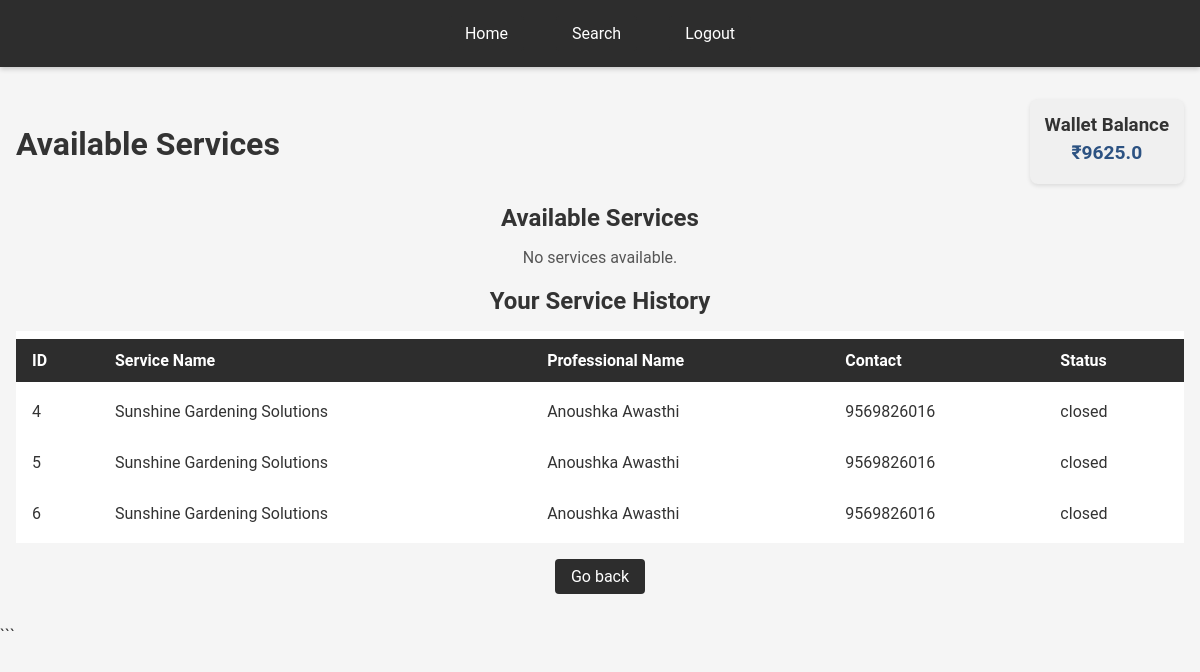
Page /customer_dashboard/7/Plumbing on the committed database.
### application/models.py (models this page shows)
class Wallet(db.Model):
    __tablename__ = 'wallet'
    id = db.Column(db.Integer, primary_key=True)
    user_id = db.Column(db.Integer, db.ForeignKey('users.id'), nullable=False, unique=True)
    balance = db.Column(db.Float, default=10000.0)
    updated_at = db.Column(db.DateTime, default=datetime.now, onupdate=datetime.now)
    __table_args__ = (
        db.CheckConstraint('balance >= 0', name='check_positive_balance'),
    )

class ServiceRequest(db.Model):
    __tablename__ = 'services_requests'
    id = db.Column(db.Integer, primary_key=True, autoincrement=True)
    service_id = db.Column(db.Integer, db.ForeignKey('services.id', ondelete = 'CASCADE'), nullable=False)
    customer_id = db.Column(db.Integer, db.ForeignKey('users.id' , ondelete = 'CASCADE'), nullable=True)
    professional_id = db.Column(db.Integer, db.ForeignKey('users.id' , ondelete = 'CASCADE'), nullable=True)
    date_of_request = db.Column(db.String, nullable=True)
    date_of_completion = db.Column(db.String, nullable=True)
    status = db.Column(db.String, default='requested')
    service = db.relationship('Service', backref='service_requests', foreign_keys=[service_id])
    __table_args__ = (
    db.CheckConstraint("status IN ('requested', 'assigned', 'closed')"),
    )

### app.py (the view, shortened to what this page needs)
@app.route("/customer_dashboard/<int:id>/<string:category>", methods=["GET", "POST"])
def customer_dashboard_category(id , category):
    user = User.query.filter_by(id=id).first()
    if user is None or user.role != "customer":
        return redirect("/login")
    category_id = ServiceCategory.query.filter_by(name=category).first().id
    services = Service.query.filter_by(category_id=category_id).join(
        User, Service.id == User.service_id
    ).filter(User.role == "professional").add_columns(
        Service.id, Service.name, Service.base_price, Service.time_required,
        Service.description, User.name.label("professional_name"), User.id.label("professional_id")
    )
    service_requests = ServiceRequest.query.filter_by(customer_id=id).all()
    for request in service_requests:
        request.service_name = Service.query.filter_by(id=request.service_id).first().name
        request.phone = User.query.filter_by(id=request.professional_id).first().contact
        request.professional_name = User.query.filter_by(id=request.professional_id).first().name
    available_services = []
    services = available_services
    wallet = Wallet.query.filter_by(user_id=id).first()
    return render_template("customer_dashboard_select.html",wallet = wallet, id = user.id,services = services, service_requests = service_requests)

### templates/customer_dashboard_select.html (shortened to what this page needs)
<!DOCTYPE html>
<html lang="en">
<head>
    <link rel="stylesheet" href="/static/styles.css">
</head>
<body>
    <nav>
        <a href="/customer_dashboard/{{id}}">Home</a>
        <a href="/customer_dashboard/search/{{id}}">Search</a>
        <a href="/login">Logout</a>
    </nav>
    <div class="container">
        <div style="display: flex; justify-content: space-between; align-items: center;">
            <h1>Available Services</h1>
            <div class="wallet-balance" style="background: #f0f0f0; padding: 15px; border-radius: 8px;">
                <h3 style="margin: 0;">Wallet Balance</h3>
                <p style="margin: 5px 0; font-size: 1.2em; font-weight: bold;">₹{{wallet.balance}}</p>
            </div>
        </div>
    <div>
        <h2>Available Services</h2>
        {% if services %}
        <table>
            <tr>
                <th>ID</th>
                <th>Service Name</th>
                <th>Professional Name</th>
                <th>Base Price</th>
                <th>Time Required</th>
                <th>Action</th>
            </tr>
            {% for service in services %}
            <tr>
                <td>{{ service.id }}</td>
                <td>{{ service.name }}</td>
                <td>{{ service.professional_name }}</td>
                <td>{{ service.base_price }}</td>
                <td>{{ service.time_required }}</td>
                <td><button onclick="
                    fetch('/api/service_request/{{ id }}/{{ service.id }}/{{ service.professional_id }}' , {
                        method: 'POST'
                    }).then(() => window.location.reload())
                ">Book</button></td>
            </tr>
            {% endfor %}
        </table>
        {% else %}
            <p>No services available.</p>
        {% endif %}
    </div>
    <div>
        <h2>Your Service History</h2>
        {% if service_requests %}
        <table>
            <tr>
                <th>ID</th>
                <th>Service Name</th>
                <th>Professional Name</th>
                <th>Contact</th>
                <th>Status</th>
            </tr>
            {% for service in service_requests %}
            <tr>
                <td>{{ service.id }}</td>
                <td>{{ service.service_name }}</td>
                <td>{{ service.professional_name }}</td>
                <td>{{ service.phone }}</td>
                <td>{% if service.status == 'assigned' %}
                    Assigned
                    <button onclick="window.location.href='/rate_service/{{ service.id }}'">Close it?</button>
                    {% else %}
                        {{service.status}}
                    {% endif %}
                </td>
            </tr>
            {% endfor %}
        </table>
        {% else %}
            <p>No service history available.</p>
        {% endif %}
        <p><a href="/customer_dashboard/{{id}}">Go back</a></p>
    </div>
</div>
</body>
</html>

### static/styles.css (style rules this page uses)
body { font-family: 'Roboto', sans-serif; margin: 0; padding: 0; background: #f5f5f5; color: #333; }
nav { display: flex; justify-content: center; align-items: center; background-color: #2d2d2d; padding: 1rem; box-shadow: 0 2px 5px rgba(0,0,0,0.2); }
nav a { color: #fff; text-decoration: none; margin: 0 1rem; padding: 0.5rem 1rem; transition: background-color 0.3s ease; }
a { color: #fff; background-color: #2d2d2d; text-decoration: none; padding: 0.5rem 1rem; border-radius: 4px; display: inline-block; transition: background-color 0.3s ease, color 0.3s ease; }
.container { max-width: 1200px; margin: 2rem auto; padding: 0 1rem; }
h1, h2 { text-align: center; margin-bottom: 1rem; }
table { width: 100%; background: #fff; border-collapse: separate; border-spacing: 0 0.5rem; }
table th, table td { padding: 0.75rem 1rem; text-align: left; }
table th { background-color: #2d2d2d; color: #fff; }
p { text-align: center; margin: 1rem 0; color: #555; }
.wallet-balance { background: #f0f0f0; padding: 15px; border-radius: 8px; box-shadow: 0 2px 4px rgba(0,0,0,0.1); transition: all 0.3s ease; }
.wallet-balance h3 { margin: 0; color: #333; }
.wallet-balance p { margin: 5px 0; font-size: 1.2em; font-weight: bold; color: #2c5282; }

### rows in the picture
Wallet: balance "9625.0"
ServiceRequest: id "4", service_name "Sunshine Gardening Solutions", professional_name "Anoushka Awasthi", phone "9569826016", status "closed"
ServiceRequest: id "5", service_name "Sunshine Gardening Solutions", professional_name "Anoushka Awasthi", phone "9569826016", status "closed"
ServiceRequest: id "6", service_name "Sunshine Gardening Solutions", professional_name "Anoushka Awasthi", phone "9569826016", status "closed"
